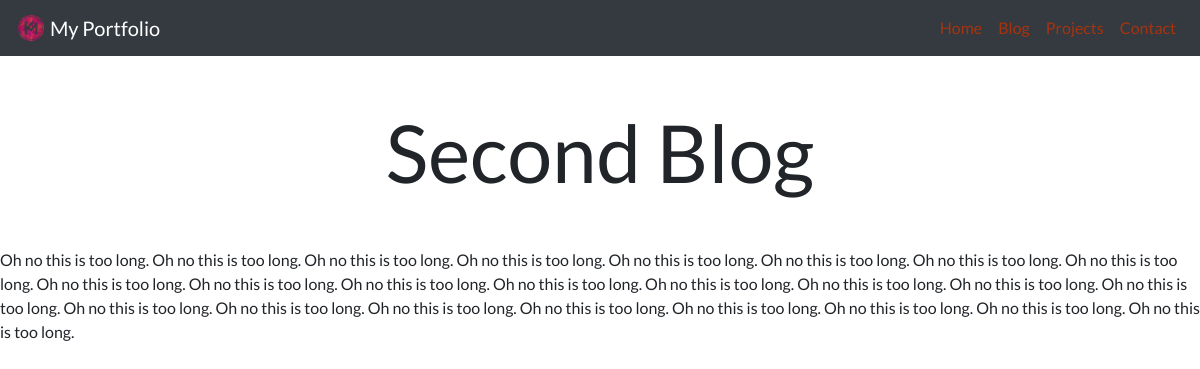
The app's page /blog/2/ with its own data.
### blog/models.py (models this page shows, shortened)
class Blogs(models.Model):
    title = models.CharField(max_length=30)
    creation_date = models.DateField(auto_now=True)
    description = models.TextField()

### blog/views.py (the view)
# urls.py: path('<int:blog_id>/', views.detail, name='detail'),
def detail(request, blog_id):
    blog = get_object_or_404(Blogs, pk=blog_id)
    return render(request,'blog/detail.html', {'blog':blog})

### blog/templates/blog/detail.html (shortened to what this page needs)
{% extends 'base.html' %}
{% load static %}
{% block content %}
<h1 class="text-center mt-5" id="blogdetailtitle">{{ blog.title }}</h1>
{{ blog.description|safe }}
{% endblock %}

### portfolio/static/portfolio/basic.css (style rules this page uses)
body { font-family: 'Lato', sans-serif; }
@media (min-width: 992px) { #blogdetailtitle { font-size: 5rem; } }

### records on screen
Blogs: title "Second Blog", description "Oh no this is too long. Oh no this is too long. Oh no this is too long. Oh no this is too long. Oh no this is too long. Oh no this is too long. Oh no this is too long. Oh no this is too long. Oh no this is too long. Oh no this is too long. Oh no this is too long. Oh no this is too long. Oh no this is too long. Oh no this is too long. Oh no this is too long. Oh no this is too long. Oh no this is too long. Oh no this is too long. Oh no this is too long. Oh no this is too long. Oh no this is too long. Oh no this is too long. Oh no this is too long. Oh no this is too long."
